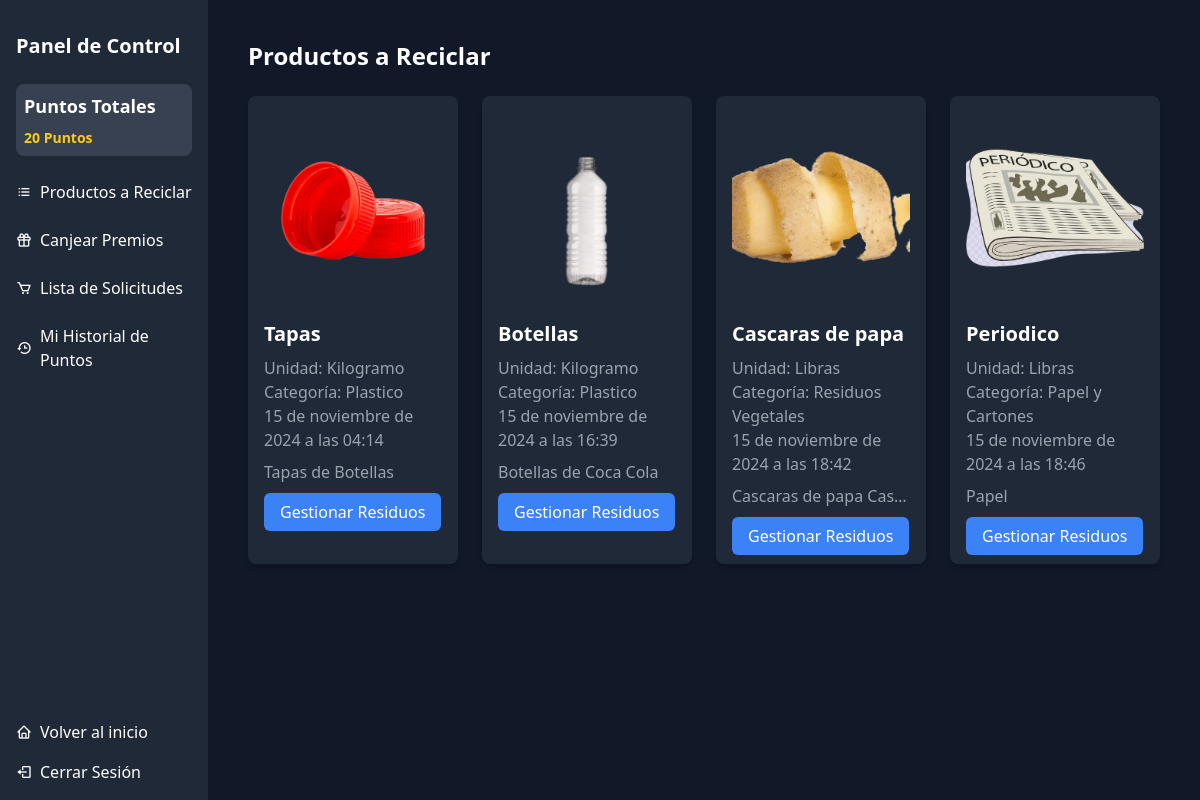
Page /dashboard/ver-productos/ (signed in) on the committed database.
### core/dashboard/models.py (models this page shows, shortened)
class Product(models.Model):
    name = models.CharField(max_length=50, unique=True)
    description = models.TextField()
    image = models.ImageField(upload_to='products/', validators=[validate_image_extension])
    created_at = models.DateTimeField(auto_now_add=True)
    updated_at = models.DateTimeField(auto_now=True)
    units = models.ForeignKey(Units, on_delete=models.CASCADE, related_name="products")
    category = models.ForeignKey(Category, on_delete=models.CASCADE, related_name="products")
    is_active = models.BooleanField(default=True)
    created_by = models.ForeignKey(
        settings.AUTH_USER_MODEL,
        on_delete=models.SET_NULL,
        null=True,
        blank=True,
        related_name="created_products"
    )
    updated_by = models.ForeignKey(
        settings.AUTH_USER_MODEL,
        on_delete=models.SET_NULL,
        null=True,
        blank=True,
        related_name="updated_products"
    )
    class Meta:
        verbose_name = 'Producto'
        verbose_name_plural = 'Productos'

class Units(models.Model):
    name = models.CharField(max_length=50, unique=True)
    abbreviation = models.CharField(max_length=10, unique=True)
    created_at = models.DateTimeField(auto_now_add=True)
    updated_at = models.DateTimeField(auto_now=True)
    created_by = models.ForeignKey(
        settings.AUTH_USER_MODEL,
        on_delete=models.SET_NULL,
        null=True,
        blank=True,
        related_name="created_units"
    )
    updated_by = models.ForeignKey(
        settings.AUTH_USER_MODEL,
        on_delete=models.SET_NULL,
        null=True,
        blank=True,
        related_name="updated_units"
    )
    class Meta:
        verbose_name = 'Unidad'
        verbose_name_plural = 'Unidades'

class Category(models.Model):
    name = models.CharField(max_length=50, unique=True)
    created_at = models.DateTimeField(auto_now_add=True)
    updated_at = models.DateTimeField(auto_now=True)
    created_by = models.ForeignKey(
        settings.AUTH_USER_MODEL,
        on_delete=models.SET_NULL,
        null=True,
        blank=True,
        related_name="created_categories"
    )
    updated_by = models.ForeignKey(
        settings.AUTH_USER_MODEL,
        on_delete=models.SET_NULL,
        null=True,
        blank=True,
        related_name="updated_categories"
    )
    class Meta:
        verbose_name = 'Categoría'
        verbose_name_plural = 'Categorías'

### core/dashboard/views/home.py (the view)
# urls.py: path('ver-productos/', home.ProductView.as_view(), name='product_view'),
class ProductView(LoginRequiredMixin, TemplateView):
    template_name = 'core/dashboard/product.html'
    login_url = '/security/auth/login'
    def get_context_data(self, **kwargs):
        context = super().get_context_data(**kwargs)
        context['products'] = Product.objects.all()
        return context

### core/dashboard/context_processors.py (called while the page is built)
def total_points(request):
    if request.user.is_authenticated:
        total_points = Points.objects.filter(user=request.user).aggregate(total=models.Sum('number'))['total'] or 0
        total_history_points = PointHistory.objects.filter(user=request.user).aggregate(total=models.Sum('points'))['total'] or 0
        total_points = total_history_points
    else:
        total_points = 0
    return {'total_points': total_points}

### templates/core/dashboard/product.html (shortened to what this page needs)
{% extends 'components/base_dash.html' %}
{% block content %}
    <div class="container mx-auto p-2">
        <h2 class="text-2xl font-bold mb-6">Productos a Reciclar</h2>
        <div class="grid grid-cols-1 sm:grid-cols-2 md:grid-cols-3 lg:grid-cols-4 gap-6">
            {% for product in products %}
                <div class="bg-gray-800 p-4 rounded-lg shadow-md">
                    <img src="{{ product.image.url }}" alt="{{ product.description }}" class="w-full h-48 object-cover rounded-md mb-4">
                    <h3 class="text-xl font-semibold text-white">{{ product.name }}</h3>
                    <p class="text-gray-400 mt-2">Unidad: {{ product.units.name }}</p>
                    <p class="text-gray-400">Categoría: {{ product.category.name }}</p>
                    <p class="text-gray-400">{{ product.created_at }}</p>
                    <p class="text-gray-400 mt-2 truncate">
                        {{ product.description|truncatewords:50 }}
                    </p>
                    <div class="mt-4">
                        <a href="{% url 'dashboard:request_product' product.id %}" class="bg-blue-500 text-white py-2 px-4 rounded-md hover:bg-blue-600">
                            Gestionar Residuos
                        </a>
                    </div>
                </div>
            {% empty %}
                <p class="text-center text-white">No hay productos disponibles</p>
            {% endfor %}
        </div>
    </div>
{% endblock %}

### rows in the picture
Product: image (picture), name "Tapas", units.name "Kilogramo", category.name "Plastico", created_at "15 de noviembre de 2024 a las 04:14", description "Tapas de Botellas"
Product: image (picture), name "Botellas", units.name "Kilogramo", category.name "Plastico", created_at "15 de noviembre de 2024 a las 16:39", description "Botellas de Coca Cola"
Product: image (picture), name "Cascaras de papa", units.name "Libras", category.name "Residuos Vegetales", created_at "15 de noviembre de 2024 a las 18:42", description "Cascaras de papa Cas…"
Product: image (picture), name "Periodico", units.name "Libras", category.name "Papel y Cartones", created_at "15 de noviembre de 2024 a las 18:46", description "Papel"

### other values in the picture
{{ total_points }} "20"
